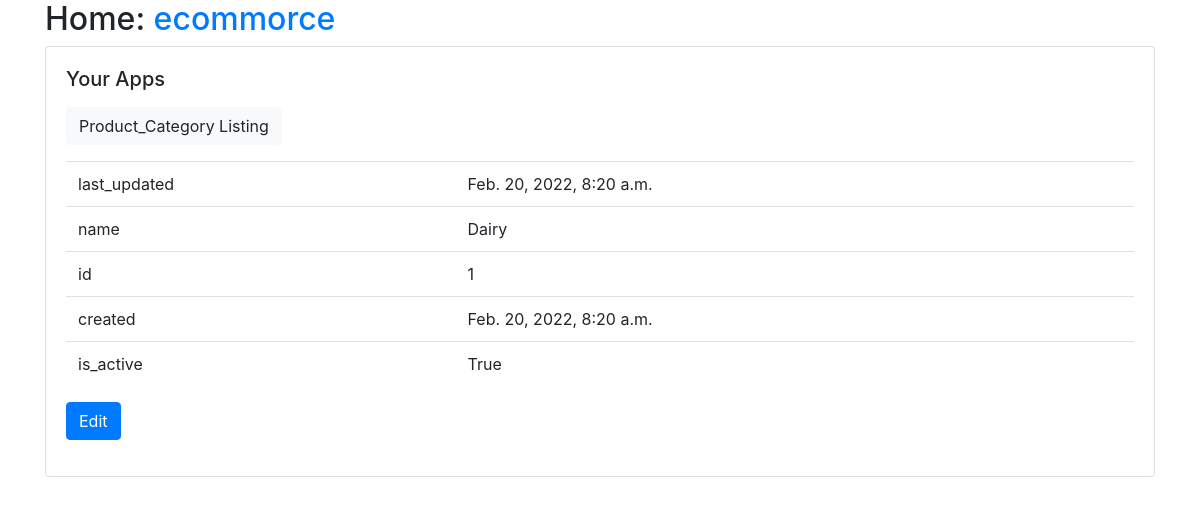
Screenshot of /Product/Product/Product_Category/detail/1/ with the database file from the repository.
### Product/models.py (models this page shows, shortened)
class Product_Category(models.Model):
    id = models.BigAutoField(primary_key=True)
    name = models.CharField(max_length=30)
    last_updated = models.DateTimeField(auto_now=True, editable=False)
    created = models.DateTimeField(auto_now_add=True, editable=False)
    is_active = models.BooleanField(default=False)
    class Meta:
        pass
    def get_update_url(self):
        return reverse("Product_Product_Category_update", args=(self.id,))

### Product/views.py (the view)
# urls.py: path("Product/Product_Category/detail/<int:id>/", views.Product_CategoryDetailView.as_view(), name="Product_Product_Category_detail"),
class Product_CategoryDetailView(generic.DetailView):
    model = models.Product_Category
    form_class = forms.Product_CategoryForm
    pk_url_kwarg = "id"

### Product/templates/Product/product_category_detail.html
{% extends "base.html" %}
{% load static %}
{% block content %}
<p>
    <a class="btn btn-light" href="{% url 'Product_Product_Category_list' %}">
    Product_Category Listing
    </a>
</p>
<table class="table">
    <tr><td>last_updated</td><td>{{ object.last_updated }}</td></tr>
    <tr><td>name</td><td>{{ object.name }}</td></tr>
    <tr><td>id</td><td>{{ object.id }}</td></tr>
    <tr><td>created</td><td>{{ object.created }}</td></tr>
    <tr><td>is_active</td><td>{{ object.is_active }}</td></tr>
</table>
<a class="btn btn-primary" href="{{object.get_update_url}}">Edit</a>
{% endblock %}

### rows the page displays
Product_Category: last_updated "Feb. 20, 2022, 8:20 a.m.", name "Dairy", id "1", created "Feb. 20, 2022, 8:20 a.m.", is_active "True"
